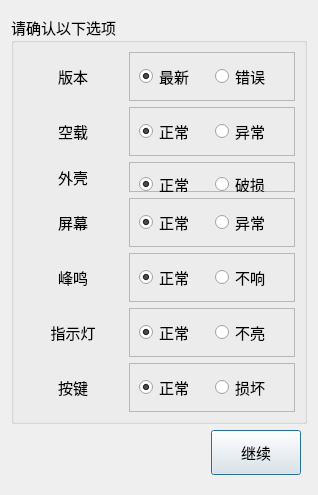
<?xml version="1.0" encoding="UTF-8"?>
<ui version="4.0">
 <class>Home_ManualDlg</class>
 <widget class="QDialog" name="Home_ManualDlg">
  <property name="geometry">
   <rect>
    <x>0</x>
    <y>0</y>
    <width>310</width>
    <height>482</height>
   </rect>
  </property>
  <property name="font">
   <font>
    <family>微软雅黑</family>
    <pointsize>11</pointsize>
   </font>
  </property>
  <property name="windowTitle">
   <string>人工确认</string>
  </property>
  <layout class="QGridLayout" name="gridLayout_2">
   <property name="topMargin">
    <number>15</number>
   </property>
   <property name="bottomMargin">
    <number>20</number>
   </property>
   <item row="1" column="1">
    <spacer name="horizontalSpacer_2">
     <property name="orientation">
      <enum>Qt::Horizontal</enum>
     </property>
     <property name="sizeHint" stdset="0">
      <size>
       <width>57</width>
       <height>20</height>
      </size>
     </property>
    </spacer>
   </item>
   <item row="0" column="0" colspan="4">
    <widget class="QGroupBox" name="groupBox">
     <property name="title">
      <string>请确认以下选项</string>
     </property>
     <layout class="QGridLayout" name="gridLayout_8">
      <item row="0" column="0">
       <widget class="QLabel" name="label_7">
        <property name="minimumSize">
         <size>
          <width>100</width>
          <height>30</height>
         </size>
        </property>
        <property name="text">
         <string>版本</string>
        </property>
        <property name="alignment">
         <set>Qt::AlignCenter</set>
        </property>
       </widget>
      </item>
      <item row="0" column="1">
       <widget class="QFrame" name="frame_7">
        <property name="frameShape">
         <enum>QFrame::StyledPanel</enum>
        </property>
        <property name="frameShadow">
         <enum>QFrame::Raised</enum>
        </property>
        <layout class="QGridLayout" name="gridLayout_7">
         <item row="0" column="0">
          <widget class="QRadioButton" name="verRadio">
           <property name="minimumSize">
            <size>
             <width>70</width>
             <height>0</height>
            </size>
           </property>
           <property name="maximumSize">
            <size>
             <width>95</width>
             <height>16777215</height>
            </size>
           </property>
           <property name="text">
            <string>最新</string>
           </property>
           <property name="checked">
            <bool>true</bool>
           </property>
          </widget>
         </item>
         <item row="0" column="1">
          <widget class="QRadioButton" name="radioButton_11">
           <property name="minimumSize">
            <size>
             <width>70</width>
             <height>0</height>
            </size>
           </property>
           <property name="maximumSize">
            <size>
             <width>95</width>
             <height>16777215</height>
            </size>
           </property>
           <property name="text">
            <string>错误</string>
           </property>
          </widget>
         </item>
        </layout>
       </widget>
      </item>
      <item row="1" column="0">
       <widget class="QLabel" name="label_6">
        <property name="minimumSize">
         <size>
          <width>100</width>
          <height>30</height>
         </size>
        </property>
        <property name="text">
         <string>空载</string>
        </property>
        <property name="alignment">
         <set>Qt::AlignCenter</set>
        </property>
       </widget>
      </item>
      <item row="1" column="1">
       <widget class="QFrame" name="frame_6">
        <property name="frameShape">
         <enum>QFrame::StyledPanel</enum>
        </property>
        <property name="frameShadow">
         <enum>QFrame::Raised</enum>
        </property>
        <layout class="QGridLayout" name="gridLayout_6">
         <item row="0" column="0">
          <widget class="QRadioButton" name="curRadio">
           <property name="minimumSize">
            <size>
             <width>70</width>
             <height>0</height>
            </size>
           </property>
           <property name="maximumSize">
            <size>
             <width>95</width>
             <height>16777215</height>
            </size>
           </property>
           <property name="text">
            <string>正常</string>
           </property>
           <property name="checked">
            <bool>true</bool>
           </property>
          </widget>
         </item>
         <item row="0" column="1">
          <widget class="QRadioButton" name="radioButton_10">
           <property name="minimumSize">
            <size>
             <width>70</width>
             <height>0</height>
            </size>
           </property>
           <property name="maximumSize">
            <size>
             <width>95</width>
             <height>16777215</height>
            </size>
           </property>
           <property name="text">
            <string>异常</string>
           </property>
          </widget>
         </item>
        </layout>
       </widget>
      </item>
      <item row="2" column="0">
       <widget class="QLabel" name="label">
        <property name="minimumSize">
         <size>
          <width>100</width>
          <height>30</height>
         </size>
        </property>
        <property name="text">
         <string>外壳</string>
        </property>
        <property name="alignment">
         <set>Qt::AlignCenter</set>
        </property>
       </widget>
      </item>
      <item row="2" column="1">
       <widget class="QFrame" name="frame">
        <property name="minimumSize">
         <size>
          <width>30</width>
          <height>0</height>
         </size>
        </property>
        <property name="frameShape">
         <enum>QFrame::StyledPanel</enum>
        </property>
        <property name="frameShadow">
         <enum>QFrame::Raised</enum>
        </property>
        <widget class="QRadioButton" name="shellRadio">
         <property name="geometry">
          <rect>
           <x>10</x>
           <y>10</y>
           <width>70</width>
           <height>24</height>
          </rect>
         </property>
         <property name="minimumSize">
          <size>
           <width>70</width>
           <height>0</height>
          </size>
         </property>
         <property name="maximumSize">
          <size>
           <width>95</width>
           <height>16777215</height>
          </size>
         </property>
         <property name="text">
          <string>正常</string>
         </property>
         <property name="checked">
          <bool>true</bool>
         </property>
        </widget>
        <widget class="QRadioButton" name="radioButton_2">
         <property name="geometry">
          <rect>
           <x>86</x>
           <y>10</y>
           <width>70</width>
           <height>24</height>
          </rect>
         </property>
         <property name="minimumSize">
          <size>
           <width>70</width>
           <height>0</height>
          </size>
         </property>
         <property name="maximumSize">
          <size>
           <width>95</width>
           <height>16777215</height>
          </size>
         </property>
         <property name="text">
          <string>破损</string>
         </property>
        </widget>
       </widget>
      </item>
      <item row="3" column="0">
       <widget class="QLabel" name="label_2">
        <property name="minimumSize">
         <size>
          <width>100</width>
          <height>30</height>
         </size>
        </property>
        <property name="text">
         <string>屏幕</string>
        </property>
        <property name="alignment">
         <set>Qt::AlignCenter</set>
        </property>
       </widget>
      </item>
      <item row="3" column="1">
       <widget class="QFrame" name="frame_2">
        <property name="frameShape">
         <enum>QFrame::StyledPanel</enum>
        </property>
        <property name="frameShadow">
         <enum>QFrame::Raised</enum>
        </property>
        <layout class="QGridLayout" name="gridLayout">
         <item row="0" column="0">
          <widget class="QRadioButton" name="screenRadio">
           <property name="minimumSize">
            <size>
             <width>70</width>
             <height>0</height>
            </size>
           </property>
           <property name="maximumSize">
            <size>
             <width>95</width>
             <height>16777215</height>
            </size>
           </property>
           <property name="text">
            <string>正常</string>
           </property>
           <property name="checked">
            <bool>true</bool>
           </property>
          </widget>
         </item>
         <item row="0" column="1">
          <widget class="QRadioButton" name="radioButton_4">
           <property name="minimumSize">
            <size>
             <width>70</width>
             <height>0</height>
            </size>
           </property>
           <property name="maximumSize">
            <size>
             <width>95</width>
             <height>16777215</height>
            </size>
           </property>
           <property name="text">
            <string>异常</string>
           </property>
          </widget>
         </item>
        </layout>
       </widget>
      </item>
      <item row="4" column="0">
       <widget class="QLabel" name="label_3">
        <property name="minimumSize">
         <size>
          <width>100</width>
          <height>30</height>
         </size>
        </property>
        <property name="text">
         <string>峰鸣</string>
        </property>
        <property name="alignment">
         <set>Qt::AlignCenter</set>
        </property>
       </widget>
      </item>
      <item row="4" column="1">
       <widget class="QFrame" name="frame_3">
        <property name="frameShape">
         <enum>QFrame::StyledPanel</enum>
        </property>
        <property name="frameShadow">
         <enum>QFrame::Raised</enum>
        </property>
        <layout class="QGridLayout" name="gridLayout_3">
         <item row="0" column="0">
          <widget class="QRadioButton" name="beepRradio">
           <property name="minimumSize">
            <size>
             <width>70</width>
             <height>0</height>
            </size>
           </property>
           <property name="maximumSize">
            <size>
             <width>95</width>
             <height>16777215</height>
            </size>
           </property>
           <property name="text">
            <string>正常</string>
           </property>
           <property name="checked">
            <bool>true</bool>
           </property>
          </widget>
         </item>
         <item row="0" column="1">
          <widget class="QRadioButton" name="radioButton_5">
           <property name="minimumSize">
            <size>
             <width>70</width>
             <height>0</height>
            </size>
           </property>
           <property name="maximumSize">
            <size>
             <width>95</width>
             <height>16777215</height>
            </size>
           </property>
           <property name="text">
            <string>不响</string>
           </property>
          </widget>
         </item>
        </layout>
       </widget>
      </item>
      <item row="5" column="0">
       <widget class="QLabel" name="label_4">
        <property name="minimumSize">
         <size>
          <width>100</width>
          <height>30</height>
         </size>
        </property>
        <property name="text">
         <string>指示灯</string>
        </property>
        <property name="alignment">
         <set>Qt::AlignCenter</set>
        </property>
       </widget>
      </item>
      <item row="5" column="1">
       <widget class="QFrame" name="frame_4">
        <property name="frameShape">
         <enum>QFrame::StyledPanel</enum>
        </property>
        <property name="frameShadow">
         <enum>QFrame::Raised</enum>
        </property>
        <layout class="QGridLayout" name="gridLayout_4">
         <item row="0" column="0">
          <widget class="QRadioButton" name="ledRadio">
           <property name="minimumSize">
            <size>
             <width>70</width>
             <height>0</height>
            </size>
           </property>
           <property name="maximumSize">
            <size>
             <width>95</width>
             <height>16777215</height>
            </size>
           </property>
           <property name="text">
            <string>正常</string>
           </property>
           <property name="checked">
            <bool>true</bool>
           </property>
          </widget>
         </item>
         <item row="0" column="1">
          <widget class="QRadioButton" name="radioButton_7">
           <property name="minimumSize">
            <size>
             <width>70</width>
             <height>0</height>
            </size>
           </property>
           <property name="maximumSize">
            <size>
             <width>95</width>
             <height>16777215</height>
            </size>
           </property>
           <property name="text">
            <string>不亮</string>
           </property>
          </widget>
         </item>
        </layout>
       </widget>
      </item>
      <item row="6" column="0">
       <widget class="QLabel" name="label_5">
        <property name="minimumSize">
         <size>
          <width>100</width>
          <height>30</height>
         </size>
        </property>
        <property name="text">
         <string>按键</string>
        </property>
        <property name="alignment">
         <set>Qt::AlignCenter</set>
        </property>
       </widget>
      </item>
      <item row="6" column="1">
       <widget class="QFrame" name="frame_5">
        <property name="frameShape">
         <enum>QFrame::StyledPanel</enum>
        </property>
        <property name="frameShadow">
         <enum>QFrame::Raised</enum>
        </property>
        <layout class="QGridLayout" name="gridLayout_5">
         <item row="0" column="0">
          <widget class="QRadioButton" name="keyRadio">
           <property name="minimumSize">
            <size>
             <width>70</width>
             <height>0</height>
            </size>
           </property>
           <property name="maximumSize">
            <size>
             <width>95</width>
             <height>16777215</height>
            </size>
           </property>
           <property name="text">
            <string>正常</string>
           </property>
           <property name="checked">
            <bool>true</bool>
           </property>
          </widget>
         </item>
         <item row="0" column="1">
          <widget class="QRadioButton" name="radioButton_9">
           <property name="minimumSize">
            <size>
             <width>70</width>
             <height>0</height>
            </size>
           </property>
           <property name="maximumSize">
            <size>
             <width>95</width>
             <height>16777215</height>
            </size>
           </property>
           <property name="text">
            <string>损坏</string>
           </property>
          </widget>
         </item>
        </layout>
       </widget>
      </item>
     </layout>
    </widget>
   </item>
   <item row="1" column="2">
    <widget class="QPushButton" name="okBtn">
     <property name="minimumSize">
      <size>
       <width>90</width>
       <height>45</height>
      </size>
     </property>
     <property name="text">
      <string>继续</string>
     </property>
    </widget>
   </item>
  </layout>
 </widget>
 <tabstops>
  <tabstop>okBtn</tabstop>
  <tabstop>shellRadio</tabstop>
  <tabstop>radioButton_2</tabstop>
  <tabstop>radioButton_4</tabstop>
  <tabstop>screenRadio</tabstop>
  <tabstop>radioButton_5</tabstop>
  <tabstop>beepRradio</tabstop>
  <tabstop>radioButton_7</tabstop>
  <tabstop>ledRadio</tabstop>
  <tabstop>radioButton_9</tabstop>
  <tabstop>keyRadio</tabstop>
 </tabstops>
 <resources/>
 <connections/>
</ui>
